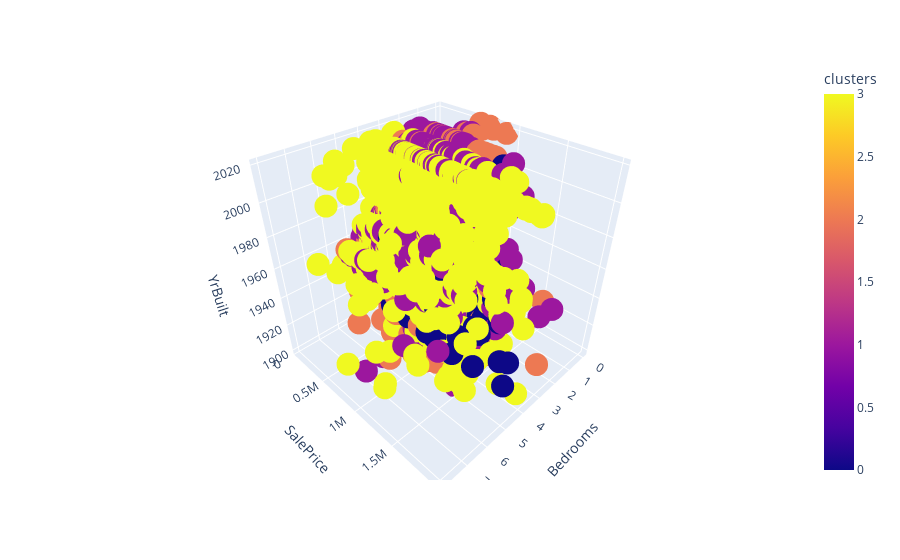

Notebook source saved alongside this figure:
### Markdown cell above
### 3d Plot to visualize SalesPrice , YrBuilt, and TotalSqFt

### Code cell
import plotly.express as px

px.scatter_3d(df, x= 'Bedrooms',
              y= 'SalePrice',
              z= 'YrBuilt',
              color='clusters')

### Figure 1 — Plotly figure (JSON) as saved in the notebook; plotly's stock layout.template omitted (floating-point values rounded to 4 significant figures; data arrays with more than 128 entries replaced by an {"elided": "..."} marker saying what was removed)
{"data": [{"hovertemplate": "Bedrooms=%{x}<br>SalePrice=%{y}<br>YrBuilt=%{z}<br>clusters=%{marker.color}<extra></extra>", "legendgroup": "", "marker": {"color": {"elided": "4915 int values"}, "coloraxis": "coloraxis", "symbol": "circle"}, "mode": "markers", "name": "", "scene": "scene", "showlegend": false, "type": "scatter3d", "x": {"elided": "4915 int values"}, "y": {"elided": "4915 int values"}, "z": {"elided": "4915 int values"}}], "layout": {"coloraxis": {"colorbar": {"title": {"text": "clusters"}}, "colorscale": [[0, "#0d0887"], [0.1111, "#46039f"], [0.2222, "#7201a8"], [0.3333, "#9c179e"], [0.4444, "#bd3786"], [0.5556, "#d8576b"], [0.6667, "#ed7953"], [0.7778, "#fb9f3a"], [0.8889, "#fdca26"], [1, "#f0f921"]]}, "legend": {"tracegroupgap": 0}, "margin": {"t": 60}, "scene": {"domain": {"x": [0, 1], "y": [0, 1]}, "xaxis": {"title": {"text": "Bedrooms"}}, "yaxis": {"title": {"text": "SalePrice"}}, "zaxis": {"title": {"text": "YrBuilt"}}}}}
